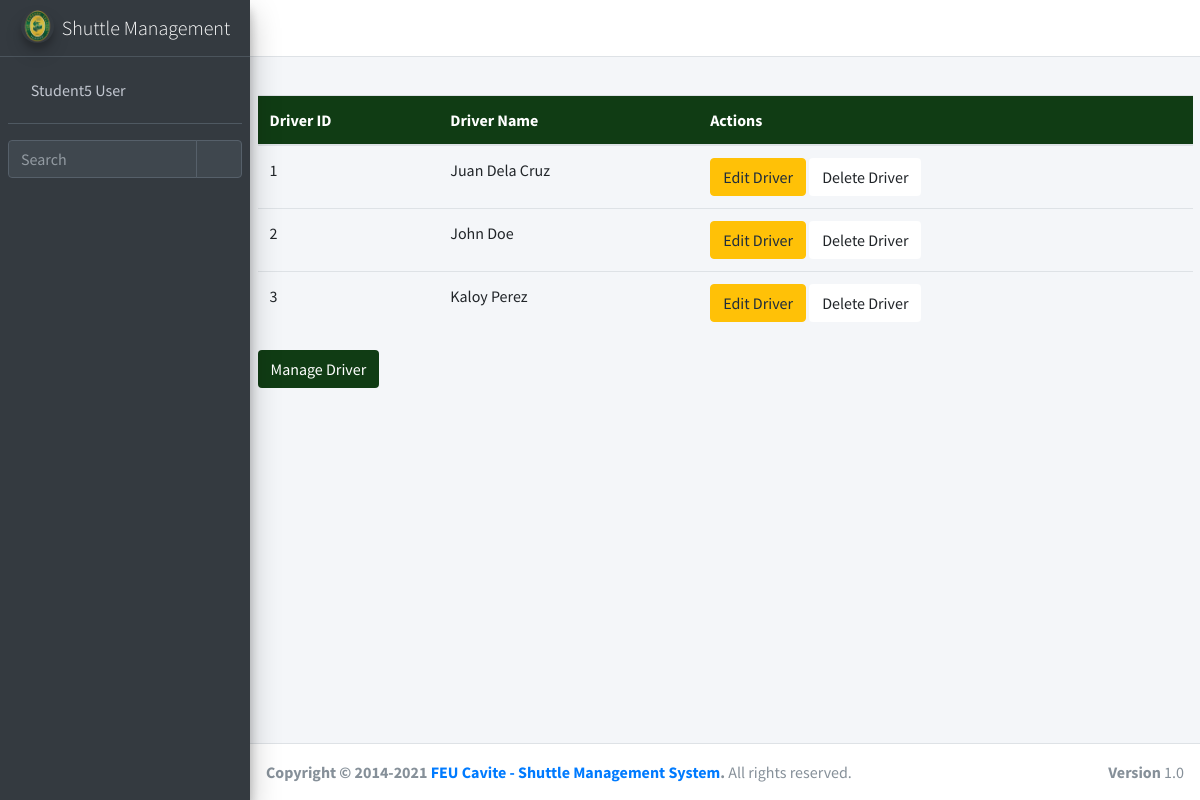
The app's page /ticket/add_driver/ (signed in), older data.
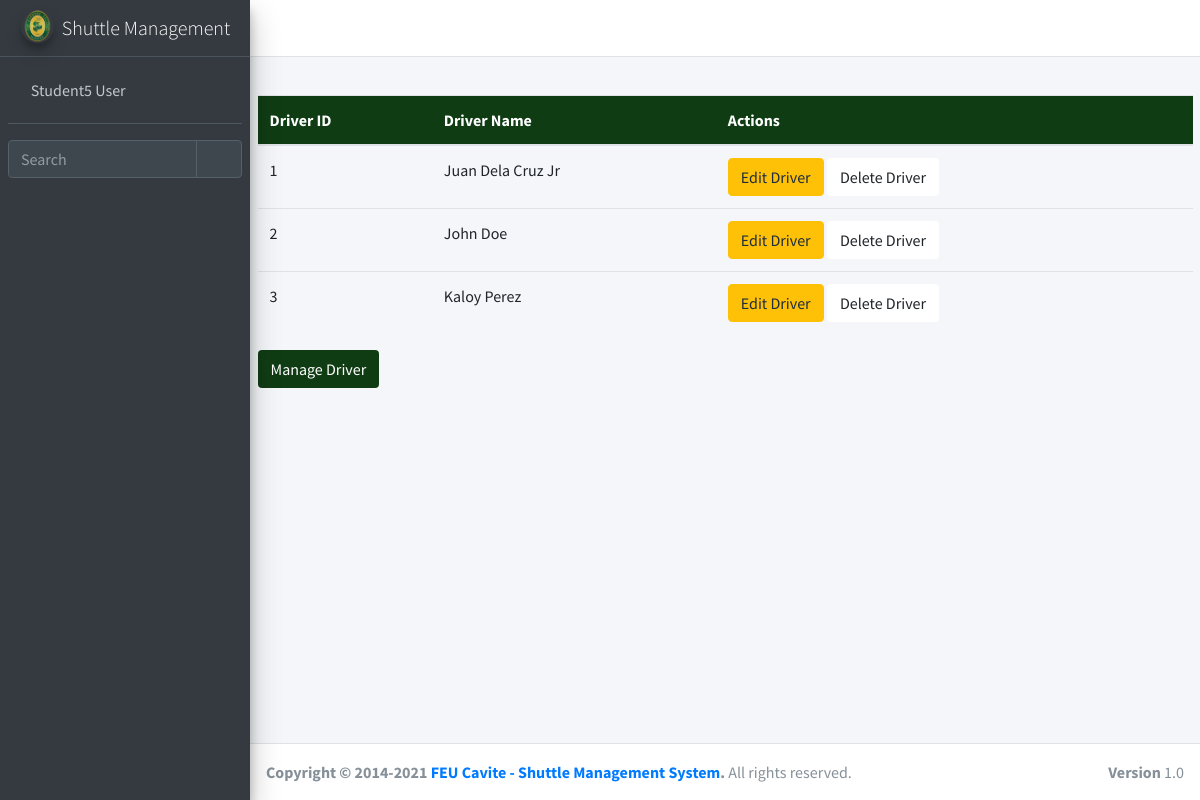
The same page, newer data.
### ticket/models.py (models this page shows, shortened)
class shuttle_driver(models.Model):
    shuttle_driver_id = models.AutoField(primary_key=True)
    driver_name = models.CharField(max_length=255, blank=True, null = True)

### ticket/views.py (the view)
# urls.py: path('add_driver/', views.add_driver, name='exec-add_driver'),
def add_driver(request):
	query = {
		'dri': shuttle_driver.objects.all(),
	}
	if request.method == "POST":
		db = shuttle_driver()
		db.driver_name = request.POST.get('dname') or None
		db.save()
	return render(request, 'ticket/add_driver.html', query)

### ticket/templates/ticket/add_driver.html (shortened to what this page needs)
{% extends 'ticket/popupbase.html' %}
{% block content %}
{% load crispy_forms_tags %}
{% load static %}
<section>
	<div class="container-fluid">
		<table class="table">
			<thead class="thead-custom">
				<tr>
					<th>
						Driver ID
					</th>
					<th>
						Driver Name
					</th>
					<th>
						Actions
					</th>
				</tr>
			</thead>
			<tbody>
				{% for items in dri %}
				<tr>
					<td>
						{{items.shuttle_driver_id}}
					</td>
					<td>
						{{items.driver_name}}
					</td>
					<td>
						<a href="/ticket/edit_driver/{{items.shuttle_driver_id}}" class="btn btn-warning">Edit Driver</a>
						<a href="/ticket/delete_driver/{{items.shuttle_driver_id}}" class="btn btn-primary1">Delete Driver</a>
					</td>
				</tr>
				{% endfor %}
			</tbody>
		</table>
		<button type="button" class="btn btn-success1 ap" data-toggle="modal" data-target="#exampleModal">
		  Manage Driver
		</button>
	</div>
</section>
{% endblock content %}

Row changes from the older to the newer data that the page shows:
changed shuttle_driver id 1: driver_name "Juan Dela Cruz" → "Juan Dela Cruz Jr"
